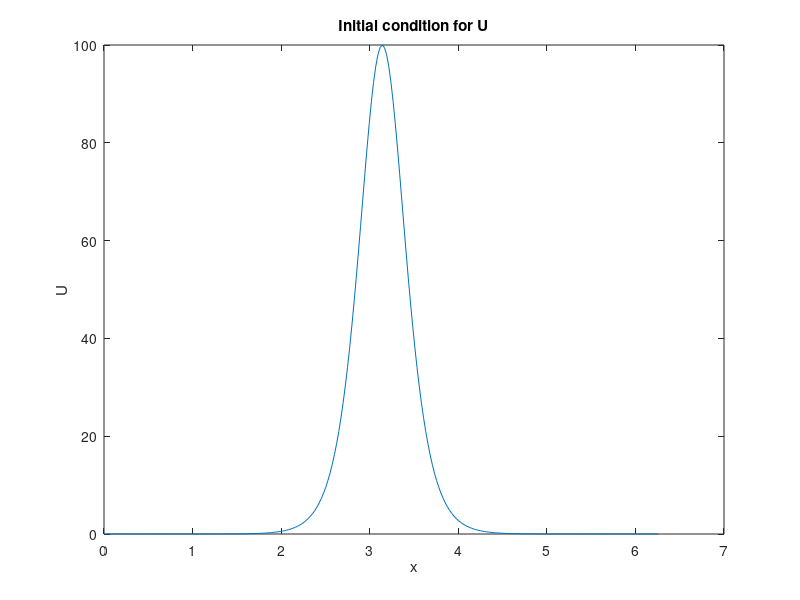
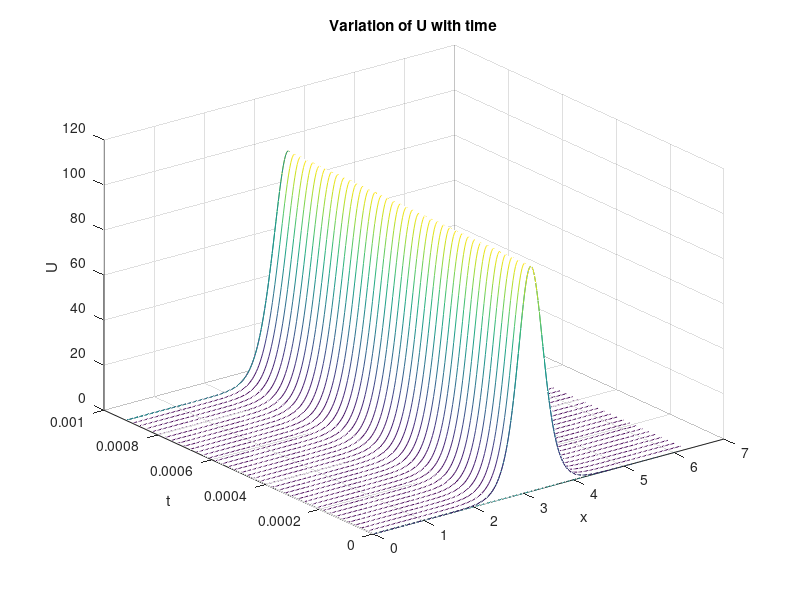
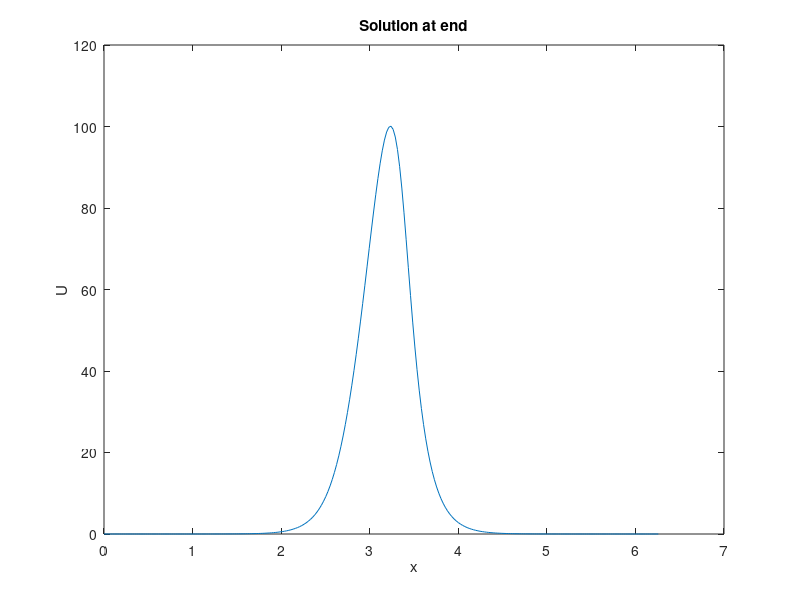

Recreate these plots in MATLAB, in order.
% Set the values for the KDV equation.
A = 100;
V = A/3.;
L = 2.*pi;
x1 = L;
T = 80.*pi/V;
n = 128;

dx = L/(2.*n);
dt = T/320000; %dx^3/(2*pi^2);
m = 40; %80;
t = 0.;
x = linspace(0,x1-dx,2*n)';

wavenu = [0:n -n+1:-1]';
U_tk_1 = A*sech(sqrt(A/12.)*(x-pi)).^2;
U_tk_2 = A*sech(sqrt(A/12.)*(x + V*dt - pi)).^2;

figure(1)
plot(x, U_tk_1, '-')
title("Initial condition for U")
xlabel("x")
ylabel("U")

% Store the solution at every 100th timestep to plot later.
U = zeros(2*n, round(m/100));
tvec = zeros(round(m/100), 1);

U(:, 1) = U_tk_1;
tvec(1) = t;
xi = linspace(0,x1-dx,2*n)';

U_tk = zeros(2*n, 1);

% Move solution forward for each step in time.

num = 1;
for k = 1:m-1
    t = t + dt;

    uhat = fft(U_tk_1);
    what = 1i*wavenu.*(uhat);
    w = real(ifft(what));
    what = -1i*sin(dt*wavenu.^3).*(uhat);
    www = real(ifft(what));

    U_tk = U_tk_2 - 2*dt*(U_tk_1.*w + www);
    U_tk_2 = U_tk_1;
    U_tk_1 = U_tk;

    U(:, num + 1) = U_tk;
    tvec(num + 1) = t;
    num = num + 1;
end



% Plot the final figures.
figure(2)
waterfall(x, tvec, U')
title("Variation of U with time")
xlabel("x")
ylabel("t")
zlabel("U")

figure(3)
plot(x, U_tk)
title("Solution at end")
xlabel("x")
ylabel("U")